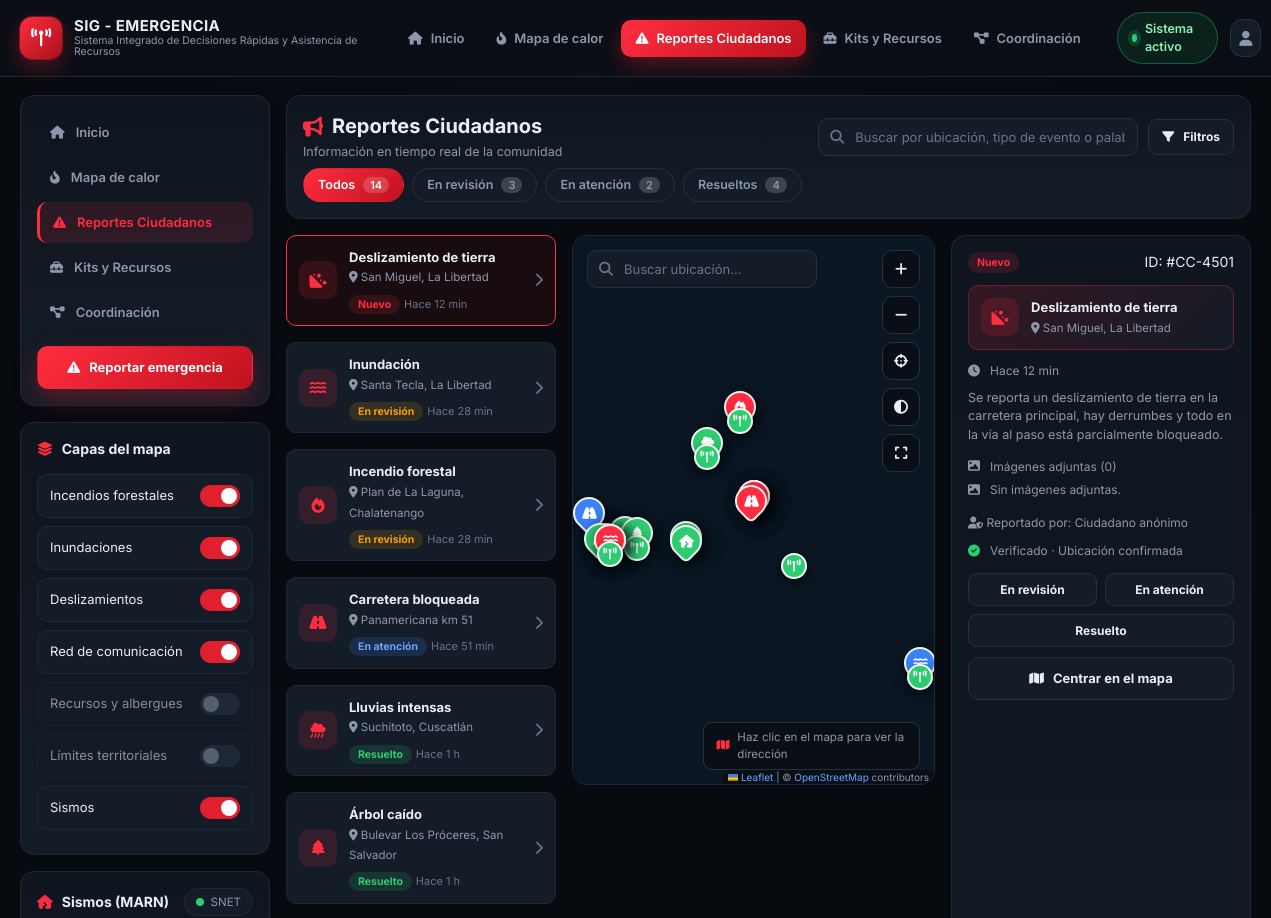
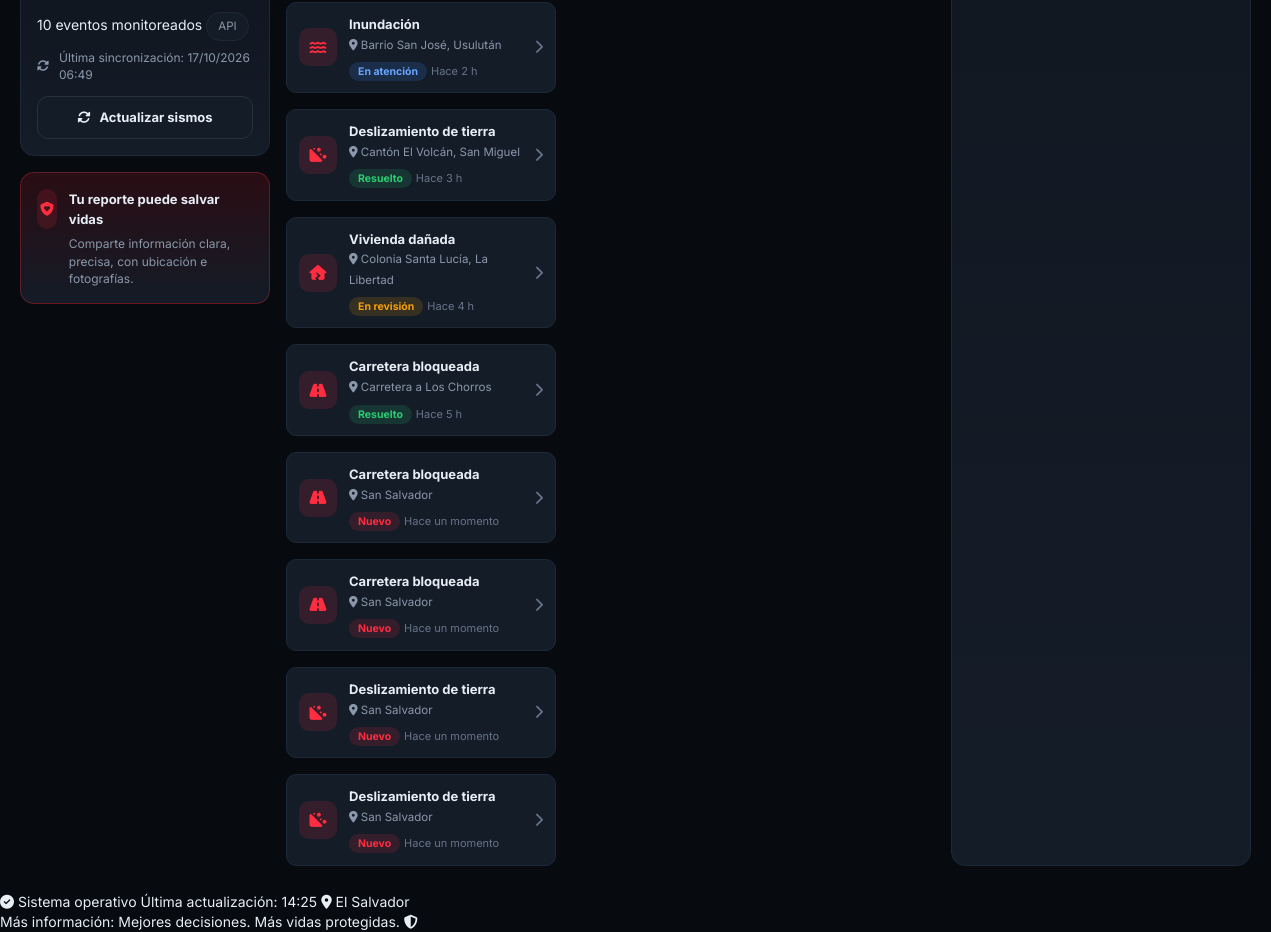
The app's page /reportes.php with its own data (2 pictures, top to bottom).
### tables this page shows
CREATE TABLE sync_state (
        nombre TEXT PRIMARY KEY,
        valor TEXT NOT NULL,
        actualizado TEXT NOT NULL
    );

CREATE TABLE reportes (
        id INTEGER PRIMARY KEY AUTOINCREMENT,
        titulo TEXT NOT NULL,
        lugar TEXT NOT NULL,
        tiempo TEXT NOT NULL,
        estado TEXT NOT NULL,
        icon TEXT NOT NULL,
        descripcion TEXT NOT NULL DEFAULT ''
    , lat REAL, lon REAL);

### includes/data.php (called while the page is built, shortened)
<?php
try {
    require_once __DIR__ . '/db.php';
    $pdo = db();
    $REPORTES = $pdo->query("SELECT id, titulo, lugar, tiempo, estado, icon, lat, lon, descripcion AS \"desc\" FROM reportes ORDER BY id")->fetchAll();
    $capas_db = $pdo->query("SELECT nombre AS n, activa FROM capas ORDER BY id")->fetchAll();
    $CAPAS = array_map(function ($c) {
        return ['n' => $c['n'], 'on' => (bool) $c['activa']];
    }, $capas_db);
} catch (Throwable $e) {
}

### includes/db.php (called while the page is built, shortened)
<?php
function db() {
    static $pdo = null;
    if ($pdo === null) {
        $file = db_file();
        $pdo = new PDO('sqlite:' . $file);
        $pdo->setAttribute(PDO::ATTR_ERRMODE, PDO::ERRMODE_EXCEPTION);
        $pdo->setAttribute(PDO::ATTR_DEFAULT_FETCH_MODE, PDO::FETCH_ASSOC);
    }
    return $pdo;
}
function conteo_reportes() {
    $pdo = db();
    $rows = $pdo->query("SELECT estado, COUNT(*) AS n FROM reportes GROUP BY estado")->fetchAll();
    $out = ['todos' => 0, 'nuevo' => 0, 'revision' => 0, 'atencion' => 0, 'resuelto' => 0];
    $map = ['Nuevo' => 'nuevo', 'En revisión' => 'revision', 'En atención' => 'atencion', 'Resuelto' => 'resuelto'];
    foreach ($rows as $r) {
        $out['todos'] += (int) $r['n'];
        if (isset($map[$r['estado']])) {
            $out[$map[$r['estado']]] = (int) $r['n'];
        }
    }
    return $out;
}
function reporte_destacado() {
    $pdo = db();
    $row = $pdo->query("SELECT id, titulo, lugar, tiempo, estado, icon, lat, lon, descripcion AS \"desc\" FROM reportes WHERE estado = 'Nuevo' ORDER BY id LIMIT 1")->fetch();
    return $row ?: null;
}
function imagenes_reporte($reporte_id) {
    $st = db()->prepare("SELECT id, archivo, creado FROM reporte_imagenes WHERE reporte_id = ? ORDER BY id");
    $st->execute([(int) $reporte_id]);
    return $st->fetchAll();
}
function contar_alertas_externas() {
    return (int) db()->query("SELECT COUNT(*) FROM alertas WHERE ref IS NOT NULL")->fetchColumn();
}
function sync_state_get($nombre) {
    $st = db()->prepare("SELECT valor, actualizado FROM sync_state WHERE nombre = ?");
    $st->execute([(string) $nombre]);
    return $st->fetch() ?: null;
}

### reportes.php (the view, shortened to what this page needs)
<?php
require_once __DIR__ . '/includes/data.php';
function estado_key($e) {
    return ['Nuevo' => 'nuevo', 'En revisión' => 'revision', 'En atención' => 'atencion', 'Resuelto' => 'resuelto'][$e] ?? 'nuevo';
}
$CAPA_KEYS = [
    'Incendios forestales' => 'incendios',
    'Inundaciones' => 'inundaciones',
    'Deslizamientos' => 'deslizamientos',
    'Sismos' => 'sismos',
    'Red de comunicación' => 'red',
    'Recursos y albergues' => 'recursos',
    'Límites territoriales' => 'limites',
];
try {
    $conteo = conteo_reportes();
    $ver = isset($_GET['ver']) ? (int) $_GET['ver'] : 0;
    $destacado = $ver > 0 ? obtener_reporte($ver) : null;
    if (!$destacado) {
        $destacado = reporte_destacado();
    }
    $sismos_total = contar_alertas_externas();
    $sismos_estado = sync_state_get('sismos');
    $sismos_actualizado = $sismos_estado['actualizado'] ?? null;
} catch (Throwable $e) {
    $conteo = ['todos' => 0, 'nuevo' => 0, 'revision' => 0, 'atencion' => 0, 'resuelto' => 0];
    $destacado = null;
    $sismos_total = 0;
    $sismos_actualizado = null;
    $geo = ['reportes' => [], 'alertas' => [], 'albergues' => [], 'nodos' => [], 'enlaces' => []];
    $target = null;
}
$imagenes = [];
if (!empty($destacado['id'])) {
    try {
        $imagenes = imagenes_reporte($destacado['id']);
    } catch (Throwable $e) {
        $imagenes = [];
    }
}
$dest_badge = estado_key($destacado['estado'] ?? 'Nuevo');
$estados_btn = ['En revisión', 'En atención', 'Resuelto'];
require __DIR__ . '/includes/header.php';
?>
<div class="grid" style="grid-template-columns:250px 1fr;">
  <aside class="stack">
    <div class="panel">
      <div class="side-nav">
        <a href="index.php"><i class="fa-solid fa-house"></i> Inicio</a>
        <a href="mapa.php"><i class="fa-solid fa-fire-flame-curved"></i> Mapa de calor</a>
        <a class="is-active" href="reportes.php"><i class="fa-solid fa-triangle-exclamation"></i> Reportes Ciudadanos</a>
        <a href="recursos.php"><i class="fa-solid fa-toolbox"></i> Kits y Recursos</a>
        <a href="coordinacion.php"><i class="fa-solid fa-diagram-project"></i> Coordinación</a>
      </div>
      <a class="btn btn-red btn-block" style="margin-top:14px" href="reportar.php"><i class="fa-solid fa-triangle-exclamation"></i> Reportar emergencia</a>
    </div>
    <div class="panel layer-panel">
      <div class="panel-head"><h3><i class="fa-solid fa-layer-group"></i> Capas del mapa</h3></div>
      <?php foreach ($CAPAS as $c): ?>
        <?php $lk = $CAPA_KEYS[$c['n']] ?? ''; if ($lk === '') { continue; } ?>
        <div class="layer" style="opacity:<?= $c['on'] ? '1' : '.55' ?>">
          <span><?= htmlspecialchars($c['n']) ?></span>
          <label class="switch">
            <span class="sl"></span>
          </label>
        </div>
      <?php endforeach; ?>
    </div>
    <div class="panel">
      <div class="panel-head"><h3><i class="fa-solid fa-house-crack"></i> Sismos (MARN)</h3><span class="chip"><span class="dot-g"></span> SNET</span></div>
      <div class="layer">
        <span><?= (int) $sismos_total ?> eventos monitoreados</span>
        <span class="chip">API</span>
      </div>
      <?php if ($sismos_actualizado): ?>
        <?php $ts_sync = strtotime($sismos_actualizado); ?>
        <div class="meta-row" style="margin-top:8px"><i class="fa-solid fa-rotate"></i> Última sincronización: <?= htmlspecialchars($ts_sync ? date('d/m/Y H:i', $ts_sync) : $sismos_actualizado) ?></div>
      <?php else: ?>
        <div class="meta-row" style="margin-top:8px"><i class="fa-solid fa-circle-info"></i> Sin sincronizar todavía.</div>
      <?php endif; ?>
      <a class="btn btn-ghost btn-block" style="margin-top:12px" href="sync_sismos.php?volver=reportes.php"><i class="fa-solid fa-rotate"></i> Actualizar sismos</a>
    </div>
    <div class="panel" style="background:linear-gradient(180deg,rgba(226,31,46,.16),var(--panel-2));border-color:rgba(255,45,63,.3)">
      <div style="display:flex;gap:12px">
        <div class="ic red" style="width:40px;height:40px;border-radius:11px;display:grid;place-items:center"><i class="fa-solid fa-shield-heart"></i></div>
        <div><strong style="font-size:13px">Tu reporte puede salvar vidas</strong>
        <p style="color:var(--muted);font-size:12px;margin:6px 0 0">Comparte información clara, precisa, con ubicación e fotografías.</p></div>
      </div>
    </div>
  </aside>
  <div class="stack">
    <div class="panel">
      <div class="panel-head" style="margin-bottom:6px">
        <div>
          <h3 style="font-size:20px"><i class="fa-solid fa-bullhorn"></i> Reportes Ciudadanos</h3>
          <span style="color:var(--muted);font-size:12.5px">Información en tiempo real de la comunidad</span>
        </div>
        <div style="display:flex;gap:10px;align-items:center">
          <div class="input-icon"><i class="fa-solid fa-magnifying-glass"></i><input type="text" data-search=".js-report" placeholder="Buscar por ubicación, tipo de evento o palabra clave..."></div>
          <details class="filter-dd">
            <summary class="btn btn-ghost btn-sm"><i class="fa-solid fa-filter"></i> Filtros</summary>
          </details>
        </div>
      </div>
      <div class="tabs" id="reportTabs">
        <button class="tab is-active" data-filter="todos">Todos <span class="count"><?= $conteo['todos'] ?></span></button>
        <button class="tab" data-filter="revision">En revisión <span class="count"><?= $conteo['revision'] ?></span></button>
        <button class="tab" data-filter="atencion">En atención <span class="count"><?= $conteo['atencion'] ?></span></button>
        <button class="tab" data-filter="resuelto">Resueltos <span class="count"><?= $conteo['resuelto'] ?></span></button>
      </div>
    </div>
    <div class="grid cols-report">
      <div class="stack">
        <?php foreach ($REPORTES as $r): ?>
          <?php $k = estado_key($r['estado']); ?>
          <a class="row js-report <?= (int)($r['id'] ?? 0) === (int)($destacado['id'] ?? -1) ? 'is-selected' : '' ?>" data-estado="<?= $k ?>" href="reportes.php?ver=<?= (int)($r['id'] ?? 0) ?>">
            <div class="ic red"><i class="fa-solid <?= htmlspecialchars($r['icon']) ?>"></i></div>
            <div class="txt">
              <strong><?= htmlspecialchars($r['titulo']) ?></strong>
              <small><i class="fa-solid fa-location-dot"></i> <?= htmlspecialchars($r['lugar']) ?></small>
              <div style="margin-top:6px"><span class="badge <?= $k ?>"><?= htmlspecialchars($r['estado']) ?></span> <span class="time"><?= htmlspecialchars($r['tiempo']) ?></span></div>
            </div>
            <i class="fa-solid fa-chevron-right" style="color:var(--muted-2)"></i>
          </a>
        <?php endforeach; ?>
      </div>
      <div class="map-wrap" style="grid-column:span 2;align-self:start;height:calc(100vh - 250px);min-height:520px">
        <div id="mapReportes" class="map" style="min-height:520px"></div>
        <div class="map-search">
          <div class="input-icon">
            <i class="fa-solid fa-magnifying-glass"></i>
            <input type="text" data-osm-search data-osm-target="mapReportes" placeholder="Buscar ubicación..." autocomplete="off">
          </div>
        </div>
        <div class="map-tools">
          <button class="map-tool" data-map-action="zoom-in"><i class="fa-solid fa-plus"></i></button>
          <button class="map-tool" data-map-action="zoom-out"><i class="fa-solid fa-minus"></i></button>
          <button class="map-tool" data-map-action="locate"><i class="fa-solid fa-crosshairs"></i></button>
          <button class="map-tool" data-map-action="theme" title="Tema claro / oscuro"><i class="fa-solid fa-circle-half-stroke"></i></button>
          <button class="map-tool" data-map-action="expand"><i class="fa-solid fa-expand"></i></button>
        </div>
        <div class="map-coords"><i class="fa-solid fa-map"></i> Haz clic en el mapa para ver la dirección</div>
      </div>
      <div class="panel r-detail">
        <div style="display:flex;justify-content:space-between;align-items:center;margin-bottom:12px">
          <span class="badge <?= $dest_badge ?>"><?= htmlspecialchars($destacado['estado']) ?></span>
          <span class="time">ID: #CC-<?= 4500 + (int) ($destacado['id'] ?? 0) ?></span>
        </div>
        <div class="row" style="background:linear-gradient(135deg,rgba(226,31,46,.18),var(--panel-2));border-color:rgba(255,45,63,.3)">
          <div class="ic red"><i class="fa-solid <?= htmlspecialchars($destacado['icon']) ?>"></i></div>
          <div class="txt"><strong><?= htmlspecialchars($destacado['titulo']) ?></strong><small><i class="fa-solid fa-location-dot"></i> <?= htmlspecialchars($destacado['lugar']) ?></small></div>
        </div>
        <div class="meta-row" style="margin:12px 0 0"><i class="fa-solid fa-clock"></i> <?= htmlspecialchars($destacado['tiempo']) ?></div>
        <p style="color:var(--muted);font-size:12.5px;margin:10px 0 14px"><?= htmlspecialchars($destacado['desc']) ?></p>
        <div class="meta-row" style="margin-bottom:6px"><i class="fa-solid fa-image"></i> Imágenes adjuntas (<?= count($imagenes) ?>)</div>
        <?php if ($imagenes): ?>
          <div class="thumbs">
            <?php foreach ($imagenes as $im): ?>
              <a class="t" href="<?= htmlspecialchars(upload_url($im['archivo'])) ?>" target="_blank" rel="noopener" title="Adjuntada <?= htmlspecialchars($im['creado']) ?>">
                <img src="<?= htmlspecialchars(upload_url($im['archivo'])) ?>" alt="Imagen adjunta del reporte" loading="lazy">
              </a>
            <?php endforeach; ?>
          </div>
        <?php else: ?>
          <div class="meta-row" style="color:var(--muted)"><i class="fa-solid fa-image"></i> Sin imágenes adjuntas.</div>
        <?php endif; ?>
        <div class="meta-row" style="margin:16px 0 10px;justify-content:space-between">
          <span><i class="fa-solid fa-user-shield"></i> Reportado por: Ciudadano anónimo</span>
        </div>
        <div class="meta-row" style="margin-bottom:14px"><i class="fa-solid fa-circle-check" style="color:var(--green-2)"></i> Verificado · Ubicación confirmada</div>
        <form method="post" action="reportes.php?ver=<?= (int)($destacado['id'] ?? 0) ?>">
          <div style="display:flex;gap:8px;flex-wrap:wrap">
            <?php foreach ($estados_btn as $eb): ?>
              <button class="btn btn-sm <?= $destacado['estado'] === $eb ? 'btn-red' : 'btn-ghost' ?>" type="submit" name="nuevo_estado" value="<?= $eb ?>" style="flex:1">
                <?= $eb ?>
              </button>
            <?php endforeach; ?>
          </div>
        </form>
        <?php if (!empty($destacado['lat']) && !empty($destacado['lon'])): ?>
          <a class="btn btn-ghost btn-block" style="margin-top:10px" href="reportes.php?ver=<?= (int)($destacado['id'] ?? 0) ?>"><i class="fa-solid fa-map"></i> Centrar en el mapa</a>
        <?php endif; ?>
      </div>
    </div>
  </div>
</div>
<?php require __DIR__ . '/includes/footer.php'; ?>

### records on screen
sync_state: actualizado "17/10/2026 06:49"
reportes: titulo "Deslizamiento de tierra", lugar "San Miguel, La Libertad", estado "Nuevo", tiempo "Hace 12 min", 4500 + (int) ($destacado['id'] ?? 0) "4501", descripcion "Se reporta un deslizamiento de tierra en la carretera principal, hay derrumbes y todo en la vía al paso está parcialmente bloqueado."
reportes: titulo "Inundación", lugar "Santa Tecla, La Libertad", estado "En revisión", tiempo "Hace 28 min"
reportes: titulo "Incendio forestal", lugar "Plan de La Laguna, Chalatenango", estado "En revisión", tiempo "Hace 28 min"
reportes: titulo "Carretera bloqueada", lugar "Panamericana km 51", estado "En atención", tiempo "Hace 51 min"
reportes: titulo "Lluvias intensas", lugar "Suchitoto, Cuscatlán", estado "Resuelto", tiempo "Hace 1 h"
reportes: titulo "Árbol caído", lugar "Bulevar Los Próceres, San Salvador", estado "Resuelto", tiempo "Hace 1 h"
reportes: titulo "Inundación", lugar "Barrio San José, Usulután", estado "En atención", tiempo "Hace 2 h"
reportes: titulo "Deslizamiento de tierra", lugar "Cantón El Volcán, San Miguel", estado "Resuelto", tiempo "Hace 3 h"
reportes: titulo "Vivienda dañada", lugar "Colonia Santa Lucía, La Libertad", estado "En revisión", tiempo "Hace 4 h"
reportes: titulo "Carretera bloqueada", lugar "Carretera a Los Chorros", estado "Resuelto", tiempo "Hace 5 h"
reportes: titulo "Carretera bloqueada", lugar "San Salvador", estado "Nuevo", tiempo "Hace un momento"
reportes: titulo "Carretera bloqueada", lugar "San Salvador", estado "Nuevo", tiempo "Hace un momento"
reportes: titulo "Deslizamiento de tierra", lugar "San Salvador", estado "Nuevo", tiempo "Hace un momento"
reportes: titulo "Deslizamiento de tierra", lugar "San Salvador", estado "Nuevo", tiempo "Hace un momento"

### other values on screen
$APP['nombre'] "SIG - EMERGENCIA"
$APP['subtitulo'] "Sistema Integrado de Decisiones Rápidas y Asistencia de Recursos"
$item['label'] "Inicio"
$item['label'] "Mapa de calor"
$item['label'] "Reportes Ciudadanos"
$item['label'] "Kits y Recursos"
$item['label'] "Coordinación"
$c['n'] "Incendios forestales"
$c['n'] "Inundaciones"
$c['n'] "Deslizamientos"
$c['n'] "Red de comunicación"
$c['n'] "Recursos y albergues"
$c['n'] "Límites territoriales"
$c['n'] "Sismos"
$sismos_total "10"
